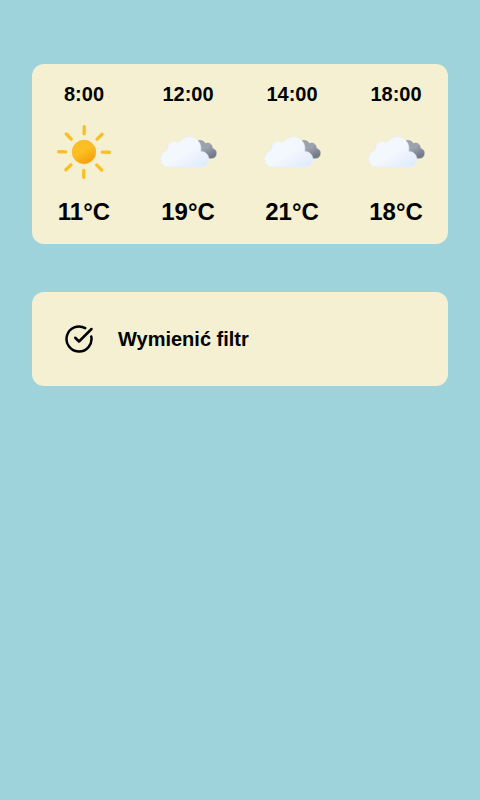
#> input picture images-to-convert/image.png, 480 x 800 px
$ python convert.py
#> lines starting #> are read from the running program, lines starting #| are printed output that depends on the picture
from PIL import Image

img = Image.open("images-to-convert/image.png")
#> img is the input picture: PIL image 480x800 RGB; mean R, G, B 181, 217.1, 214.8

if img.height > img.width:
    img = img.rotate(90, expand=True)
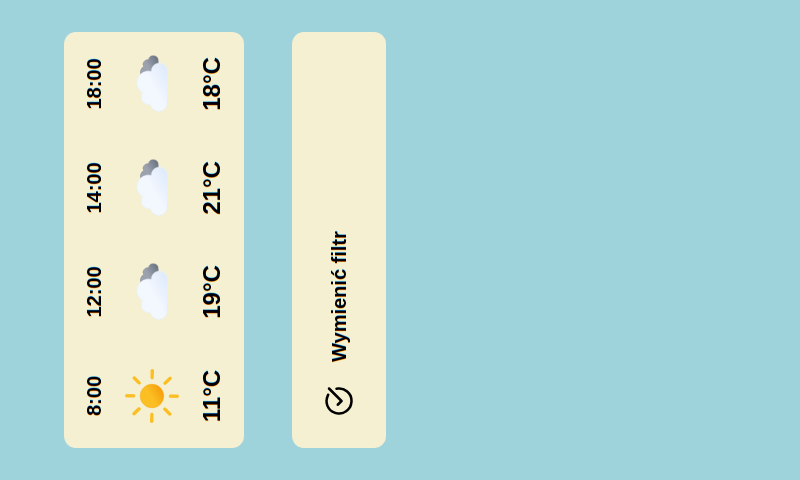
#> img: PIL image 800x480 RGB; mean R, G, B 181, 217.1, 214.8


# Crop to 5:3 aspect ratio from center
w, h = img.size
#> w = 800; h = 480
target_ratio = 800 / 480  # = 5:3
current_ratio = w / h
#> current_ratio = 1.67

if current_ratio > target_ratio:
    # Image is too wide — crop sides
    new_w = int(h * target_ratio)
    left = (w - new_w) // 2
    img = img.crop((left, 0, left + new_w, h))
else:
    # Image is too tall — crop top and bottom
    new_h = int(w / target_ratio)
#> new_h = 480
    top = (h - new_h) // 2
#> top = 0
    img = img.crop((0, top, w, top + new_h))

# Now resize to exact display resolution
img = img.resize((800, 480))

# Optional: convert to the 6-color e-paper palette
palette_img = Image.new("P", (1, 1))
palette_img.putpalette([
    0, 0, 0,        # black
    255, 255, 255,  # white
    0, 255, 0,      # green
    0, 0, 255,      # blue
    255, 0, 0,      # red
    255, 255, 0,    # yellow
] + [0] * (256 - 6) * 3)

img = img.quantize(palette=palette_img)
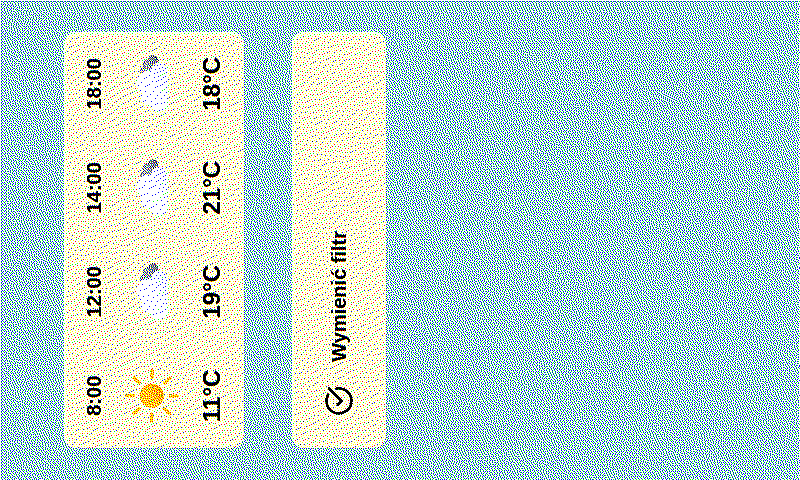
#> img: PIL image 800x480 P; mean R, G, B 181.7, 212, 208.3
img.save("images-converted/image.bmp")
